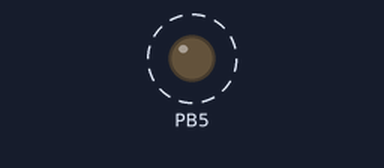
Bench run of a program on a simulated ATmega328P, built with avr-gcc and emulated at 16 MHz. Parts: output pins drawn as LEDs (lit = HIGH). Dashed ring = blinking.

Above: at 0.6 s.
Timing chart, 0 to 3.0 s (numbered marks = the images above):
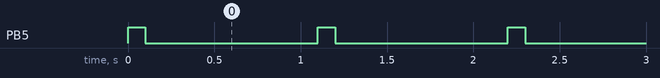

The program:

main.c
```c
/*
 * EJ05_Blink_Delay
 *
 * Created: 19/04/2017 12:11:47 a.m.
 * Author : MyEP
   Realiza blink por Lectura, XOR y Escritura, y Delay
 */
#define F_CPU 16000000
#include <avr/io.h>
#include <util/delay.h>


int main(void)
{
	DDRB=0b00100000; // PB5 es salida, el resto entradas
    while (1)
    {
		PORTB=0b00100000;
		_delay_ms(100);
		PORTB=0b00000000;
		_delay_ms(1000);
    }
}
```

Measured:
- by itself, PB5: alternates HIGH for 0.10 s and LOW for 1.0 s
